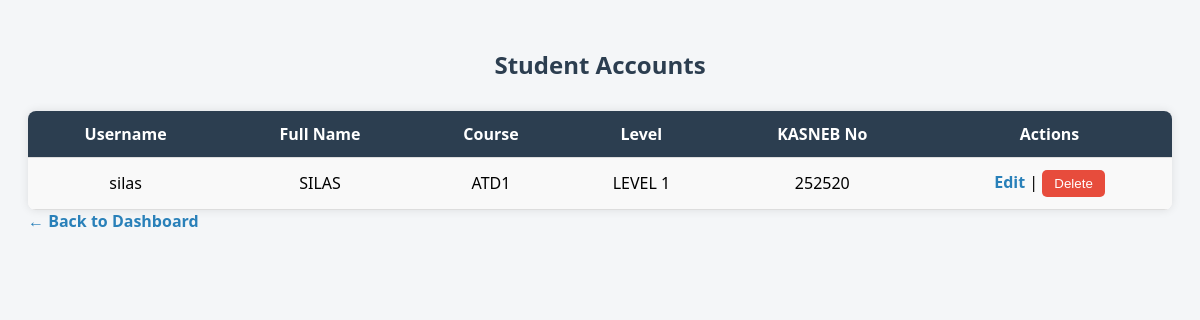
Page /admin/students (signed in) on the earlier database version.
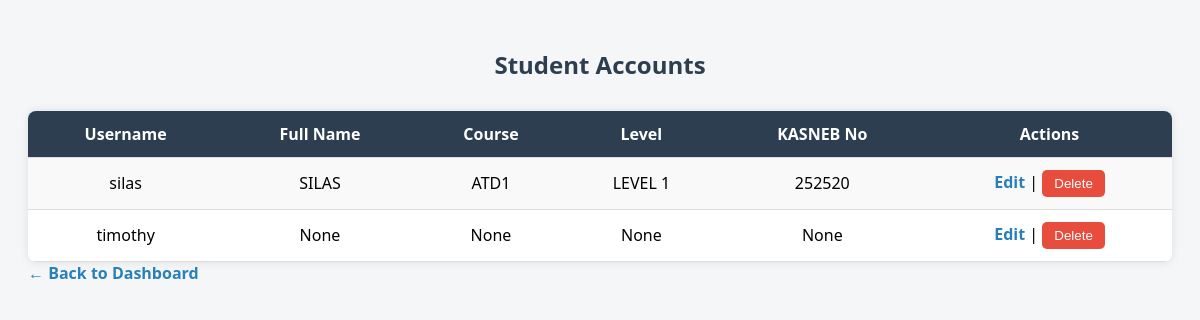
Same page on the later database version.
### models.py (models this page shows)
class User(Base):
    __tablename__ = 'users'
    id = Column(Integer, primary_key=True)
    username = Column(String(100), unique=True, nullable=False)
    password = Column(String(100), nullable=False)
    role = Column(String(10), default='student')  # 'admin' or 'student'
    profile = relationship(
        'StudentProfile',
        uselist=False,
        back_populates='user',
        cascade='all, delete-orphan'
    )
    results = relationship('Result', backref='student')

class StudentProfile(Base):
    __tablename__ = 'student_profiles'
    id = Column(Integer, primary_key=True)
    user_id = Column(Integer, ForeignKey('users.id', ondelete="CASCADE"), nullable=False)
    full_name = Column(String(100))
    course = Column(String(100))
    level = Column(String(50))
    kasneb_no = Column(String(50))
    profile_completed = Column(Boolean, default=False)
    user = relationship('User', back_populates='profile')

### app.py (the view)
@app.route('/admin/students')
def view_students():
    if session.get('role') != 'admin':
        return redirect('/login')
    db = SessionLocal()
    students = db.query(User).options(joinedload(User.profile)).filter_by(role='student').all()
    db.close()
    return render_template('admin/students.html', students=students)

### templates/admin/students.html (shortened to what this page needs)
{% extends 'base.html' %}
{% block content %}
<h2>Student Accounts</h2>
<table>
  <tr>
    <th>Username</th>
    <th>Full Name</th>
    <th>Course</th>
    <th>Level</th>
    <th>KASNEB No</th>
    <th>Actions</th>
  </tr>
  {% for student in students %}
  <tr>
    <td>{{ student.username }}</td>
    <td>{{ student.profile.full_name if student.profile else '' }}</td>
    <td>{{ student.profile.course if student.profile else '' }}</td>
    <td>{{ student.profile.level if student.profile else '' }}</td>
    <td>{{ student.profile.kasneb_no if student.profile else '' }}</td>
    <td>
      <a href="/admin/edit_student/{{ student.id }}">Edit</a>
      |
      <form method="POST" action="/admin/delete_student/{{ student.id }}" onsubmit="return confirm('Delete this student?');">
        <button type="submit">Delete</button>
      </form>
    </td>
  </tr>
  {% endfor %}
</table>
<a href="{{ url_for('admin_dashboard') }}" class="btn btn-primary" style="margin-top: 20px;">← Back to Dashboard</a>
{% endblock %}

Differences in the rows shown:
added User: username "timothy", profile "None"
